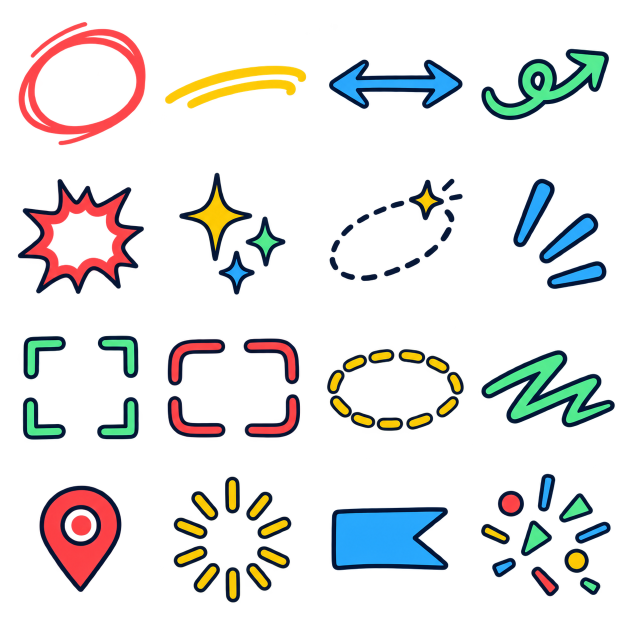
#> input picture resources/source/materials/annotation-doodle-sticker-sheet-20260925.png, 1254 x 1254 px, given in place of guide_pointer_arrow.png, which was not available (shown at 1/2 size)
$ python review_video_annotation_guide_previews.py
#> lines starting #> are read from the running program, lines starting #| are printed output that depends on the picture; pictures that were not available may be replaced by others from this repository, and a replacement may not be noted
"""Build a contact sheet from the actual rendered sticker preview videos."""

from __future__ import annotations

import hashlib
import json
import subprocess
import tempfile
from pathlib import Path

from PIL import Image, ImageDraw, ImageFont

from extract_video_annotation_guide_atlas_20260927 import ITEMS, ROOT


PREVIEWS = ROOT / "src/cutvoke/assets/sticker_previews"
OUTPUT = ROOT / "docs/assets/video-annotation-guide-sticker-atlas-20260927-rendered-review.png"
REPORT = ROOT / "docs/assets/video-annotation-guide-sticker-atlas-20260927-rendered-review.json"
CELL = (320, 180)
LABEL_HEIGHT = 28


def _sha(path: Path) -> str:
    return hashlib.sha256(path.read_bytes()).hexdigest()


def build() -> dict:
    font_path = Path("C:/Windows/Fonts/msyh.ttc")
    font = ImageFont.truetype(str(font_path), 12) if font_path.is_file() else ImageFont.load_default()
    sheet = Image.new("RGB", (CELL[0] * 4, (CELL[1] + LABEL_HEIGHT) * 4), "#202838")
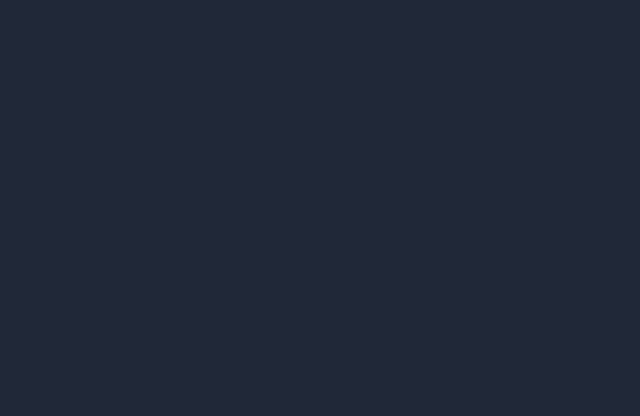
#> sheet: PIL image 1280x832 RGB (shown at 1/2 size); mean R, G, B 32, 40, 56
    draw = ImageDraw.Draw(sheet)
    items = []
    with tempfile.TemporaryDirectory(prefix="cutvoke-guide-review-") as temporary:
        temp = Path(temporary)
        for index, (stem, name, _keywords) in enumerate(ITEMS):
            video = PREVIEWS / f"{stem}.mp4"
            frame_path = temp / f"{stem}.png"
            subprocess.run([
                "ffmpeg", "-hide_banner", "-loglevel", "error", "-y",
                "-ss", "1.0", "-i", str(video), "-frames:v", "1", str(frame_path),
            ], check=True, capture_output=True)
#> (this line was passed over: subprocess is not available in this run)
            with Image.open(frame_path) as opened:
#> opened is the input picture: PIL image 1254x1254 RGBA; mean R, G, B, A 18.6, 17.3, 15.9, 41
                frame = opened.convert("RGB")
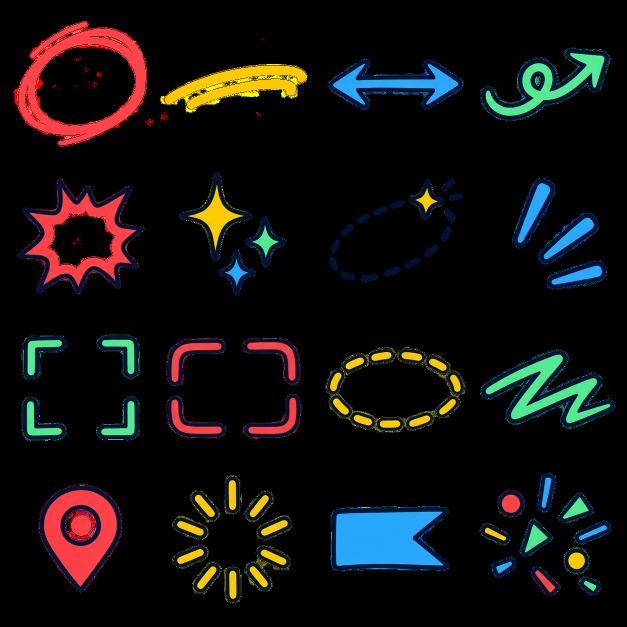
#> frame: PIL image 1254x1254 RGB (shown at 1/2 size); mean R, G, B 18.6, 17.3, 15.9
                if frame.size != CELL:
#> (the run stopped early here; a loop or call above may not have finished)

$ run again, on resources/source/materials/atmospheric-overlay-texture-sheet-20260924.png
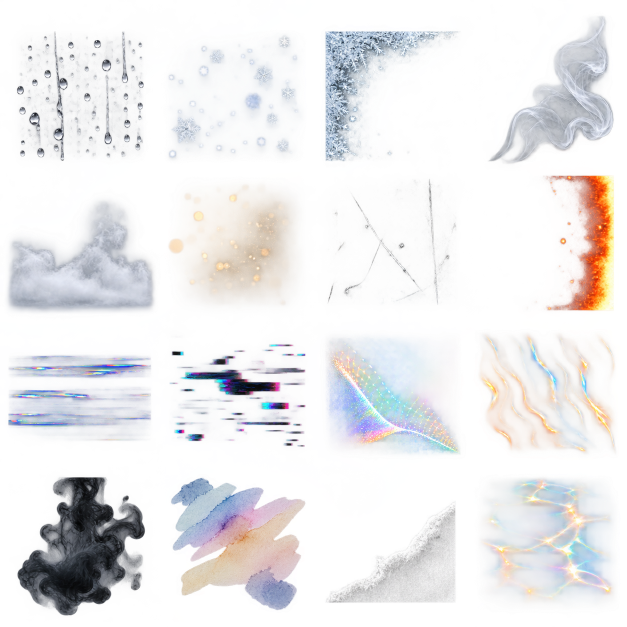
#> input picture resources/source/materials/atmospheric-overlay-texture-sheet-20260924.png, 1254 x 1254 px, given in place of guide_pointer_arrow.png, which was not available (shown at 1/2 size)
#> in build, opened is the input picture: PIL image 1254x1254 RGBA; mean R, G, B, A 116.8, 116.3, 127, 54
#> in build, `frame = opened.convert("RGB")`:
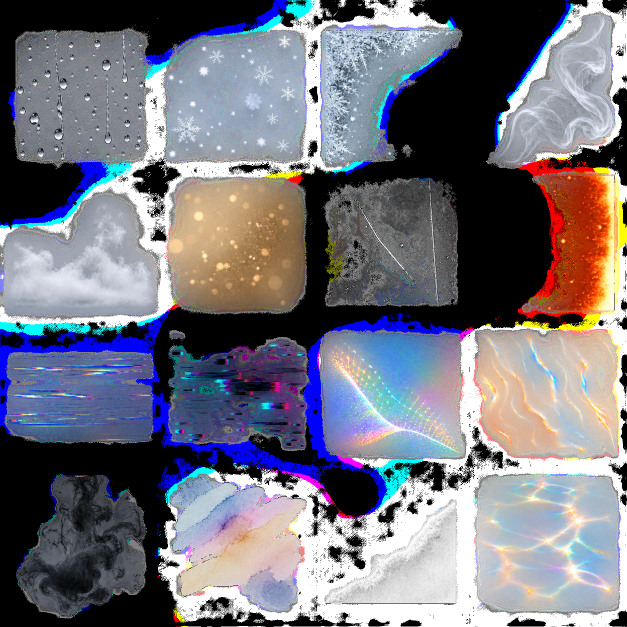
#> frame: PIL image 1254x1254 RGB (shown at 1/2 size); mean R, G, B 116.8, 116.3, 127

$ run again, on resources/source/materials/atmospheric-overlay-texture-sheet-v2-20260924.png
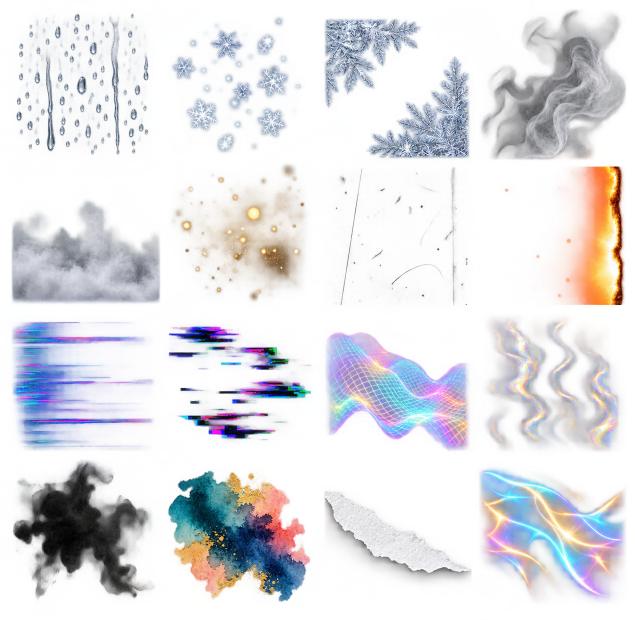
#> input picture resources/source/materials/atmospheric-overlay-texture-sheet-v2-20260924.png, 1269 x 1240 px, given in place of guide_pointer_arrow.png, which was not available (shown at 1/2 size)
#> in build, opened is the input picture: PIL image 1269x1240 RGBA; mean R, G, B, A 106.2, 103.6, 117.9, 67.5
#> in build, `frame = opened.convert("RGB")`:
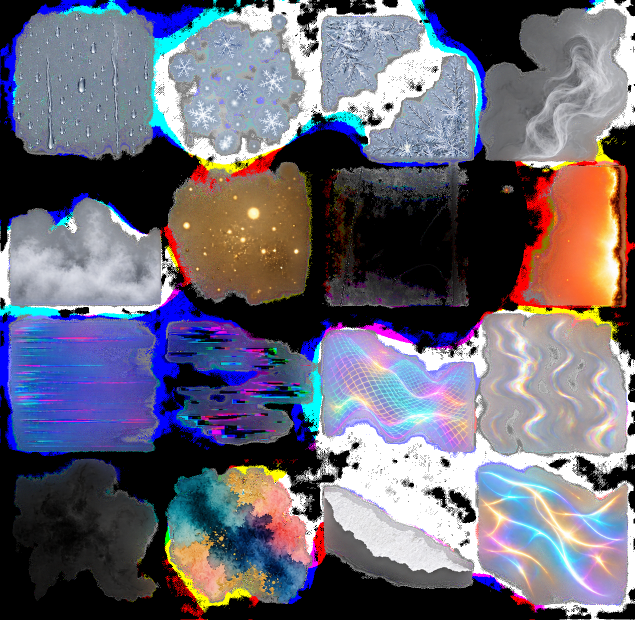
#> frame: PIL image 1269x1240 RGB (shown at 1/2 size); mean R, G, B 106.2, 103.6, 117.9
